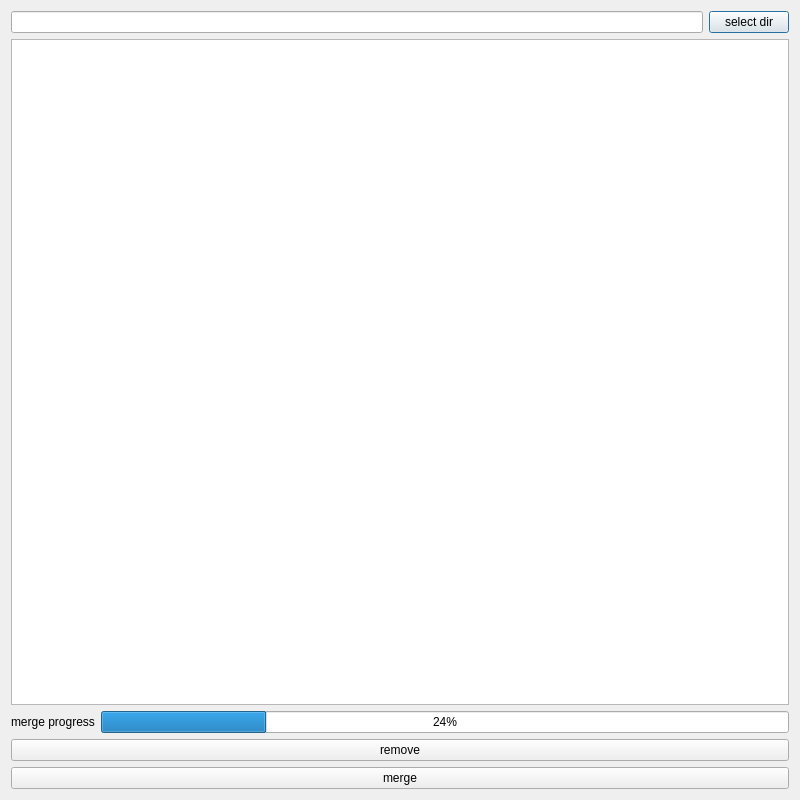
<?xml version="1.0" encoding="UTF-8"?>
<ui version="4.0">
 <class>Dialog_combineExcel</class>
 <widget class="QDialog" name="Dialog_combineExcel">
  <property name="geometry">
   <rect>
    <x>0</x>
    <y>0</y>
    <width>800</width>
    <height>800</height>
   </rect>
  </property>
  <property name="windowTitle">
   <string>Dialog</string>
  </property>
  <layout class="QVBoxLayout" name="verticalLayout">
   <item>
    <layout class="QHBoxLayout" name="horizontalLayout">
     <item>
      <widget class="QLineEdit" name="lineEdit_dirshow"/>
     </item>
     <item>
      <widget class="QPushButton" name="pushButton_selectdir">
       <property name="text">
        <string>select dir</string>
       </property>
      </widget>
     </item>
    </layout>
   </item>
   <item>
    <widget class="QListWidget" name="listWidget_filename"/>
   </item>
   <item>
    <layout class="QHBoxLayout" name="horizontalLayout_2">
     <item>
      <widget class="QLabel" name="label">
       <property name="text">
        <string>merge progress</string>
       </property>
      </widget>
     </item>
     <item>
      <widget class="QProgressBar" name="progressBar">
       <property name="value">
        <number>24</number>
       </property>
      </widget>
     </item>
    </layout>
   </item>
   <item>
    <widget class="QPushButton" name="pushButton_remove">
     <property name="text">
      <string>remove</string>
     </property>
    </widget>
   </item>
   <item>
    <widget class="QPushButton" name="pushButton_combine">
     <property name="text">
      <string>merge</string>
     </property>
    </widget>
   </item>
  </layout>
 </widget>
 <resources/>
 <connections/>
</ui>
